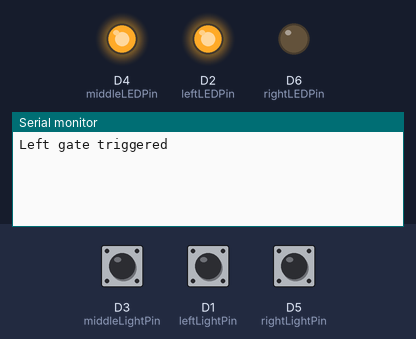
Recording of a sketch running on a simulated ESP8266 (NodeMCU). Parts: output pins drawn as LEDs (lit = HIGH), the last lines printed to the serial monitor. Inputs (shaded band) come from the test bench; at power-on: D3 (middleLightPin) HIGH, D5 (rightLightPin) HIGH, D1 (leftLightPin) HIGH. WiFi joins after 1.5 s; servers stay silent unless stated.

Above: at 1.2 s.
1.3 s: D3 (middleLightPin) pulled LOW for 0.15 s
At 1.8 s:
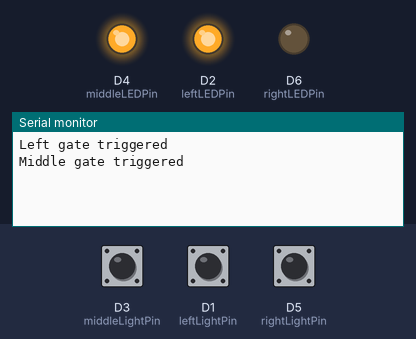
2.9 s: D5 (rightLightPin) pulled LOW for 0.15 s
At 4.2 s:
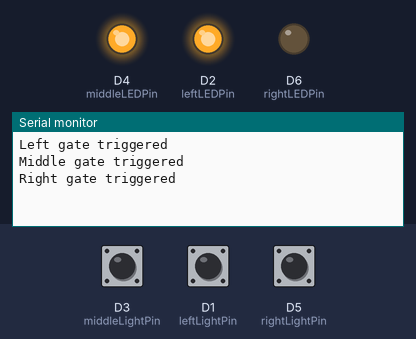

Measured:
- after the input at 1.3 s, the serial monitor: prints a new line at once (image 1)
- after the input at 2.9 s, the serial monitor: prints a new line at once (image 2)

The sketch:

Lego_IoT_Gate.ino
```cpp
#include "Timer.h"
#include "ESP8266WiFi.h"
Timer t;
// WiFi parameters to be configured
const char* ssid = "LegoHotspot";
const char* password = "legolego";
const char* host = "192.168.0.153";
WiFiClient client;
// Constants
const int leftLEDPin = D2;
const int leftLightPin = D1;
const int middleLEDPin = D4;
const int middleLightPin = D3;
const int rightLEDPin = D6;
const int rightLightPin = D5;
// Enums
enum state {IN, OUT};
// Global vars
int timeStamp = 0;
int outCount = 1;
int inCount = 1;
enum state middleGateState = IN;
// Bit history of gates
int leftHistory = 0b1;
int middleHistory = 0b1;
int rightHistory = 0b1;
int leftTrig = false;
int middleTrig = false;
int rightTrig = false;
void setup() {
    // set the digital pin as output:
    pinMode(leftLEDPin, OUTPUT);
    pinMode(middleLEDPin, OUTPUT);
    pinMode(rightLEDPin, OUTPUT);
    pinMode(leftLightPin, INPUT_PULLUP);
    pinMode(middleLightPin, INPUT_PULLUP);
    pinMode(rightLightPin, INPUT_PULLUP);
    digitalWrite(leftLEDPin, HIGH);
    digitalWrite(middleLEDPin, HIGH);
    digitalWrite(rightLEDPin, LOW);
    // Start serial mode
    Serial.begin(9600);
    //wifiSetup();
    t.every(10000, changeState);
}
void loop() {
    timeStamp = millis();
    t.update();

    // Read input from light sensors
    int leftLightInput = digitalRead(leftLightPin);
    leftLightInput ^= 1;
    int middleLightInput = digitalRead(middleLightPin);
    int rightLightInput = digitalRead(rightLightPin);
    // Check for spikes in values
    if (leftHistory == 0 && !leftTrig) {
      inCount += 1;
      leftTrig = true;
      Serial.println("Left gate triggered");

    }
    if (rightHistory == 0 && !rightTrig) {
      outCount += 1;
      rightTrig = true;
      Serial.println("Right gate triggered");
    }
    if (middleHistory == 0 && !middleTrig) {
      Serial.println("Middle gate triggered");
      if (middleGateState == IN) {
        inCount += 1;
      } else {
        outCount += 1;
      }
      middleTrig = true;
    }
    // Reset triggers
    if (leftHistory == 0b11111111111111111111 && leftTrig) {
      leftTrig = false;
//      Serial.println("Left gate reset");
    }
    if (rightHistory == 0b11111111111111111111 && rightTrig) {
      rightTrig = false;
//      Serial.println("Right gate reset");
    }
    if (middleHistory == 0b11111111111111111111 && middleTrig) {
//      Serial.println("Middle gate reset");
      middleTrig = false;
    }
    // Update histories
    leftHistory = leftHistory << 1;
    leftHistory &= 0b11111111111111111111;
    leftHistory |= leftLightInput;
    middleHistory = middleHistory << 1;
    middleHistory &= 0b11111111111111111111;;
    middleHistory |= middleLightInput;
    rightHistory = rightHistory << 1;
    rightHistory &= 0b11111111111111111111;;
    rightHistory |= rightLightInput;
}
void changeState() {
    pprint("IN", inCount);
    pprint("OUT", outCount);
    if (inCount >= outCount * 2 && middleGateState == OUT) {
      // Too many INs
      middleGateState = IN;
      digitalWrite(middleLEDPin, HIGH);
      Serial.println("Changing state to IN");
      sendEvent(2 , "IN" , inCount , outCount);
    } else if (outCount >= inCount * 2 && middleGateState == IN) {
      // Too many OUTs
      middleGateState = OUT;
      digitalWrite(middleLEDPin, LOW);
      Serial.println("Changing state to OUT");
      sendEvent(2 , "OUT" , inCount , outCount);
    } else {
      // Else gate will stay the same
      pprinte("Keeping state the same", middleGateState);
      if (middleGateState == IN) {
        sendEvent(2 , "IN", inCount , outCount);
      } else {
        sendEvent(2 , "OUT", inCount , outCount);
      }
    }
    // Reseting counts
    inCount = 1;
    outCount = 1;
}
void pprint(String label, int val) {
    String toPrint = label + ": ";
    toPrint += val;
    Serial.println(toPrint);
}
void pprinte(String label, enum state val) {
    String toPrint = label + ": ";
    toPrint += val;
    Serial.println(toPrint);
}
void wifiSetup() {
  WiFi.begin(ssid, password);
  // while wifi not connected yet, print '.'
  // then after it connected, get out of the loop
  while (WiFi.status() != WL_CONNECTED) {
     delay(500);
     Serial.print(".");
  }
  //print a new line, then print WiFi connected and the IP address
  Serial.println("");
  Serial.println("WiFi connected");
  // Print the IP address
  Serial.println(WiFi.localIP());
}
void sendEvent(int gateID , String gateStatus , int riderCountIN , int riderCountOUT) {
    String json = buildJSON(gateID , gateStatus ,riderCountIN , riderCountOUT);
    Serial.println("This is the json file: " + json + "\n");
     // Send request to the server:
     if (client.connect("192.168.0.153",80)) {
       String req = "";
       req += "POST /sendToIot HTTP/1.1\r\n";
       req += "Host: 192.168.0.153\r\n";
       req += "Accept: */*\r\n";
       req += "Content-Type: application/json\r\n";
       req += "Content-Length: " + String(json.length());
       req += "\r\n\r\n";
       req += json + "\r\n";
       client.print(req);
     }
 }
String buildJSON(int gateID , String gateStatus , int riderCountIN , int riderCountOUT) {
  String json = "{\"gateID__c\":";
  json+=gateID;
  json+=",\"gateStatus__c\":";
  json+= "\"";
  json+=gateStatus;
  json+= "\"";
  json+=",\"riderCountIN__c\":";
  json+=riderCountIN;
  json+=",\"riderCountOut__c\":";
  json+=riderCountOUT;
  json+="}";
  return json;
}
```
